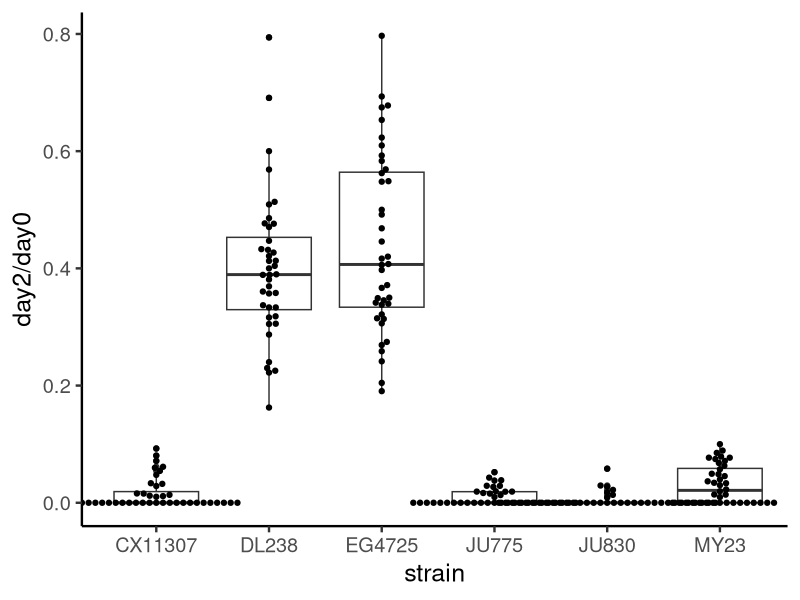

R code for this plot: (Note: this script raises an error after producing the figure.)
library(pwr)
library(data.table)
library(tidyverse)
library(lme4)
library(ggbeeswarm)

try(setwd(dirname(rstudioapi::getActiveDocumentContext()$path)))
setwd("..")

prop <- data.table::fread("Data/Power/20160920_cleaned_survival.csv")

ggplot(prop)+
  aes(x=strain,y= day2/day0)+
  geom_boxplot()+
  theme_classic(18)+
  geom_beeswarm()


dd = seq(0.01,1,.01)

samp.all <- list()

samps <- list()
for(i in 2:8){
  print(i)
  for(j in 1:10){
    print(j)

    for(d in 1:100){
      st.sd <- dplyr::filter(prop, strain =="DL238")%>%
        group_by(plate)%>%
        sample_n(i)%>%
        ungroup()%>%
        summarise(sds = sd(day2/day0))
      
      if(!exists("sds")){
        sds <- as.numeric(st.sd[1,1])
      } else {
        sds <- base::append(sds,as.numeric(st.sd[1,1]))
      }
      
    }
    
    pwrs <- list()
    for(e in 1:length(dd)){
      pwrs[[e]] = data.frame(p = power.t.test(n=nrow(dplyr::filter(prop, strain =="DL238")%>%
                                                       group_by(plate)%>%
                                                       sample_n(i)), 
                                              delta=dd[e],
                                              sd = mean(sds),
                                              sig.level=.00001)$power,
                             n = nrow(dplyr::filter(prop, strain =="DL238")%>%
                                        group_by(plate)%>%
                                        sample_n(i)),
                             d = dd[e],
                             sd = mean(sds))
    }
    samps[[j]] <- bind_rows(pwrs)%>%
      mutate(iteration = j)
    
    rm(sds)
  }
  samp.all[[i]] <- bind_rows(samps)
}

samp.all.df <- bind_rows(samp.all) %>%
  group_by(n,d)%>%
  mutate(m.sd = mean(p),
         sd.sd = sd(p))

write_tsv(samp.all.df, path = "Processed_Data/Power_samples.tsv",col_names = T)

ggplot(samp.all.df)+
  aes(x = d, y = m.sd, 
      color = factor(n),
      fill = factor(n))+
  geom_line() +
  theme_classic(18) +
  geom_hline(aes(yintercept = 0.8), color = "red")+
  geom_ribbon(aes(ymin=m.sd-sd.sd,ymax=m.sd+sd.sd), alpha= 0.05, linetype=4)+
  scale_color_manual(values=c("#000000", "#E69F00", "#56B4E9", "#009E73", "#F0E442", "#0072B2", "#D55E00", "#CC79A7"),
                     name = "Sample Size")+
  scale_fill_manual(values=c("#000000", "#E69F00", "#56B4E9", "#009E73", "#F0E442", "#0072B2", "#D55E00", "#CC79A7"),
                    name = "Sample Size")+
  xlim(0,.75) +
  labs(x = "Difference Between Means", y = "Power")

ggsave(filename = "Plots/Power_Calculation.pdf", height = 6, width = 10)
ggsave(filename = "Plots/Power_Calculation.png", height = 6, width = 10, dpi = 300)
